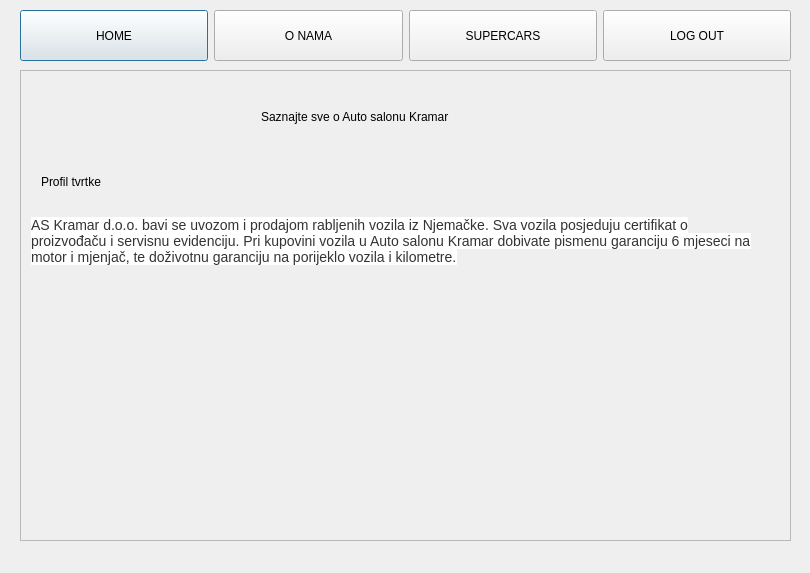
<?xml version="1.0" encoding="UTF-8"?>
<ui version="4.0">
 <class>About</class>
 <widget class="QDialog" name="About">
  <property name="geometry">
   <rect>
    <x>0</x>
    <y>0</y>
    <width>810</width>
    <height>573</height>
   </rect>
  </property>
  <property name="windowTitle">
   <string>Dialog</string>
  </property>
  <widget class="QScrollArea" name="scrollArea">
   <property name="geometry">
    <rect>
     <x>20</x>
     <y>70</y>
     <width>771</width>
     <height>471</height>
    </rect>
   </property>
   <property name="sizePolicy">
    <sizepolicy hsizetype="Preferred" vsizetype="Preferred">
     <horstretch>0</horstretch>
     <verstretch>0</verstretch>
    </sizepolicy>
   </property>
   <property name="widgetResizable">
    <bool>true</bool>
   </property>
   <widget class="QWidget" name="scrollAreaWidgetContents_2">
    <property name="geometry">
     <rect>
      <x>0</x>
      <y>0</y>
      <width>769</width>
      <height>469</height>
     </rect>
    </property>
    <widget class="QLabel" name="label">
     <property name="geometry">
      <rect>
       <x>240</x>
       <y>0</y>
       <width>251</width>
       <height>91</height>
      </rect>
     </property>
     <property name="styleSheet">
      <string notr="true">font: 36pt &quot;MS Shell Dlg 2&quot;;
font: 14pt &quot;MS Shell Dlg 2&quot;;
font: 8pt &quot;MS Shell Dlg 2&quot;;
font: 12pt &quot;MS Shell Dlg 2&quot;;</string>
     </property>
     <property name="text">
      <string>Saznajte sve o Auto salonu Kramar</string>
     </property>
     <property name="scaledContents">
      <bool>false</bool>
     </property>
    </widget>
    <widget class="QLabel" name="label_2">
     <property name="geometry">
      <rect>
       <x>20</x>
       <y>90</y>
       <width>121</width>
       <height>41</height>
      </rect>
     </property>
     <property name="styleSheet">
      <string notr="true">font: 10pt &quot;MS Shell Dlg 2&quot;;
font: 12pt &quot;MS Shell Dlg 2&quot;;</string>
     </property>
     <property name="text">
      <string>Profil tvrtke</string>
     </property>
    </widget>
    <widget class="QLabel" name="label_3">
     <property name="geometry">
      <rect>
       <x>10</x>
       <y>130</y>
       <width>731</width>
       <height>81</height>
      </rect>
     </property>
     <property name="text">
      <string>&lt;html&gt;&lt;head/&gt;&lt;body&gt;&lt;p&gt;&lt;span style=&quot; font-family:'open sans','Arial','Helvetica','sans-serif'; font-size:14px; color:#333333; background-color:#ffffff;&quot;&gt;AS Kramar d.o.o. bavi se uvozom i prodajom rabljenih vozila iz Njemačke. Sva vozila posjeduju certifikat o proizvođaču i servisnu evidenciju. Pri kupovini vozila u Auto salonu Kramar dobivate pismenu garanciju 6 mjeseci na motor i mjenjač, te doživotnu garanciju na porijeklo vozila i kilometre.&lt;/span&gt;&lt;span style=&quot; font-family:'open sans','Arial','Helvetica','sans-serif'; font-size:14px; color:#333333;&quot;/&gt;&lt;/p&gt;&lt;/body&gt;&lt;/html&gt;</string>
     </property>
     <property name="wordWrap">
      <bool>true</bool>
     </property>
    </widget>
   </widget>
  </widget>
  <widget class="QWidget" name="layoutWidget">
   <property name="geometry">
    <rect>
     <x>20</x>
     <y>10</y>
     <width>771</width>
     <height>51</height>
    </rect>
   </property>
   <layout class="QHBoxLayout" name="horizontalLayout">
    <item>
     <widget class="QPushButton" name="homeb">
      <property name="sizePolicy">
       <sizepolicy hsizetype="Preferred" vsizetype="Preferred">
        <horstretch>0</horstretch>
        <verstretch>0</verstretch>
       </sizepolicy>
      </property>
      <property name="text">
       <string>HOME</string>
      </property>
     </widget>
    </item>
    <item>
     <widget class="QPushButton" name="aboutb">
      <property name="sizePolicy">
       <sizepolicy hsizetype="Preferred" vsizetype="Preferred">
        <horstretch>0</horstretch>
        <verstretch>0</verstretch>
       </sizepolicy>
      </property>
      <property name="text">
       <string>O NAMA</string>
      </property>
     </widget>
    </item>
    <item>
     <widget class="QPushButton" name="superb">
      <property name="sizePolicy">
       <sizepolicy hsizetype="Preferred" vsizetype="Preferred">
        <horstretch>0</horstretch>
        <verstretch>0</verstretch>
       </sizepolicy>
      </property>
      <property name="text">
       <string>SUPERCARS</string>
      </property>
     </widget>
    </item>
    <item>
     <widget class="QPushButton" name="logout">
      <property name="sizePolicy">
       <sizepolicy hsizetype="Preferred" vsizetype="Preferred">
        <horstretch>0</horstretch>
        <verstretch>0</verstretch>
       </sizepolicy>
      </property>
      <property name="text">
       <string>LOG OUT</string>
      </property>
     </widget>
    </item>
   </layout>
  </widget>
 </widget>
 <resources/>
 <connections/>
</ui>
